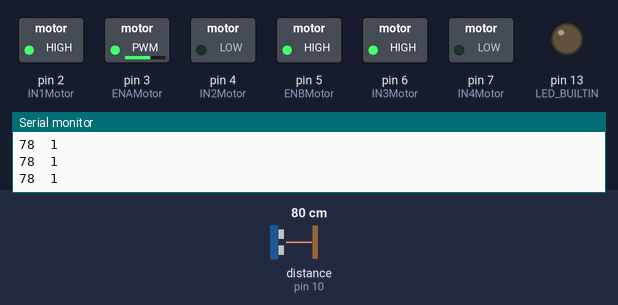
This sketch was run on a simulated Arduino Uno, built with avr-gcc and run on an emulated ATmega328P. Shown: switched loads named in the sketch (green lamp = pin HIGH), output pins drawn as LEDs (lit = HIGH), the last lines printed to the serial monitor. Wiring (inferred from the names in the program): ultrasonic range finder: trigger pin 11; echo pin 10. Inputs (shaded band) come from the test bench; at power-on: distance to the obstacle (sensor on pin 10) 80 cm. The echo pulse lasts 58.3 µs per cm; pins used as bus, display or sensor lines are not drawn.

Above: at 1.2 s.
1.3 s: distance to the obstacle (sensor on pin 10) set to 23 cm
2.8 s: distance to the obstacle (sensor on pin 10) set to 19 cm
At 4.0 s:
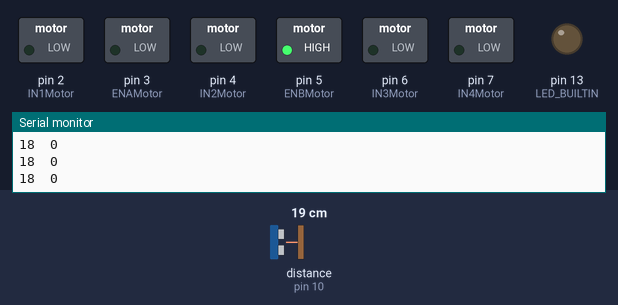
4.3 s: distance to the obstacle (sensor on pin 10) set to 26 cm
7.3 s: distance to the obstacle (sensor on pin 10) set to 33 cm
At 8.3 s:
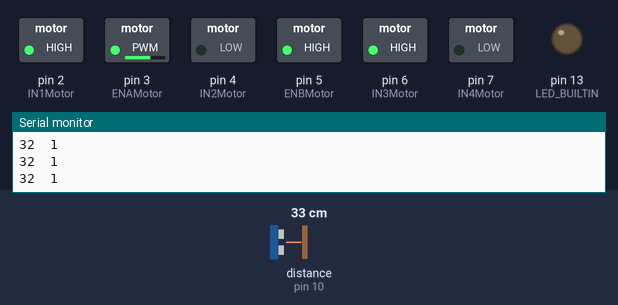
8.8 s: distance to the obstacle (sensor on pin 10) set to 2 cm
At 9.2 s:
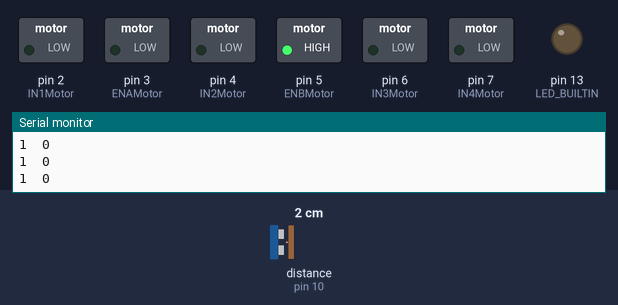
Timing chart, 0 to 11.3 s (numbered marks = the images above; inputs shaded):
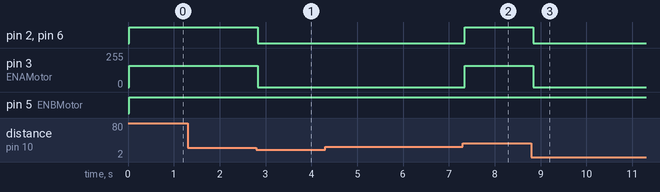

The sketch:

Robot4WD.ino
```cpp
/*
Programa para manejar un robot 4WD
Modificado: 1/11/2019
Ing. César Augusto Alvarez

Se incluye una maquina de estados
*/

#include "MovRobot.h"  //Movimiento del robot
#include "UltraSonido.h"


//Funciones


//Configuración del robot
void setup() {
  // initialize digital pin LED_BUILTIN as an output.
  pinMode(LED_BUILTIN, OUTPUT);
  setupMotor();
  setupUltraSonido();


  Serial.begin(9600);
}

int estadoActual;

//Ordenes para el robot
void loop() {
 int d;//Distancia del ostaculo
 //Lógica de estado
 d=ostaculo();
Serial.print(d);
switch(estadoActual)
      {
        case 0:
                if(d>=30)
                  {
                   estadoActual=1;
                  }
                break;
        case 1:
                if(d<20)
                  {
                   estadoActual=0;
                  }
                break;
      }
Serial.print("\t");
Serial.println(estadoActual);
 //Lógica de salida
 switch(estadoActual)
        {
          case 0:
                  detener();
                  break;
          case 1:
                  avanzar();
                  break;
          case 3:
                  girarDerecha();
                  break;
          case 4:
                  girarIzquierda();
                  break;
        }
 delay(20);
}
```

MovRobot.cpp
```cpp
#include"MovRobot.h"
#include <arduino.h>

int calibradoDerecho=160;
int calibradoIzquierdo=255;

void avanzar(void)
{

  analogWrite(ENAMotor,calibradoDerecho);
  digitalWrite(IN1Motor, HIGH);//Motor derecho
  digitalWrite(IN2Motor, LOW);

  analogWrite(ENBMotor,calibradoIzquierdo);
  digitalWrite(IN3Motor, HIGH);//Motor Izquierdo
  digitalWrite(IN4Motor, LOW);
}

void retroceder(void)
{
  digitalWrite(ENAMotor,HIGH);
  digitalWrite(IN1Motor, LOW);//Motor derecho
  digitalWrite(IN2Motor, HIGH);

  digitalWrite(ENBMotor,HIGH);
  digitalWrite(IN3Motor, LOW);//Motor izquierdo
  digitalWrite(IN4Motor, HIGH);
}

void detener(void)
{
  digitalWrite(ENAMotor,LOW);
  digitalWrite(IN1Motor, LOW);//Motor derecho
  digitalWrite(IN2Motor, LOW);

  digitalWrite(ENAMotor,LOW);
  digitalWrite(IN3Motor, LOW);//Motor izquierdo
  digitalWrite(IN4Motor, LOW);
}


void setupMotor(void)
{
  pinMode(IN1Motor, OUTPUT);
  pinMode(IN2Motor, OUTPUT);
  pinMode(IN3Motor, OUTPUT);
  pinMode(IN4Motor, OUTPUT);
  pinMode(ENAMotor, OUTPUT);
  pinMode(ENBMotor, OUTPUT);
}

void girarDerecha(void)
{
  digitalWrite(ENAMotor,LOW);
  digitalWrite(IN1Motor, HIGH);//Motor derecho
  digitalWrite(IN2Motor, LOW);

  digitalWrite(ENBMotor,HIGH);
  digitalWrite(IN3Motor, HIGH);//Motor Izquierdo
  digitalWrite(IN4Motor, LOW);
}

void girarIzquierda(void)
{
  digitalWrite(ENAMotor,HIGH);
  digitalWrite(IN1Motor, HIGH);//Motor derecho
  digitalWrite(IN2Motor, LOW);

  digitalWrite(ENBMotor,LOW);
  digitalWrite(IN3Motor, HIGH);//Motor Izquierdo
  digitalWrite(IN4Motor, LOW);
}
```

MovRobot.h
```cpp
/*
 * Libreria para el movimiento del ROBOT 4WD
 * Desarrollado por: César Augusto Álvarez
 * Versión: 0.1
 Modificado: 30 / 10 / 2019
  */


#ifndef __MOVROBOT_H__
#define __MOVROBOT_H__

#define IN1Motor 2
#define IN2Motor 4
#define IN3Motor 6
#define IN4Motor 7
#define ENAMotor 3//Enable del motor Derecho
#define ENBMotor 5//Enable del motor Izquierdo


void avanzar(void);
void retroceder(void);
void detener(void);
void setupMotor(void);
void girarDerecha(void);
void girarIzquierda(void);
#endif
```

UltraSonido.cpp
```cpp
#include"UltraSonido.h"
#include <arduino.h>

void setupUltraSonido(void)
{
  pinMode(TRIGGER, OUTPUT); // Habilita el uso del ultrasonido
  pinMode(ECHO, INPUT); //
}


int ostaculo(void)
{
  long duration;
  int distance;
  int sal;
  digitalWrite(TRIGGER, LOW);
  delayMicroseconds(2);
  // Pin de disparo en uno durante 10 us
  digitalWrite(TRIGGER, HIGH);
  delayMicroseconds(10);
  digitalWrite(TRIGGER, LOW);
  // Mide tiempo que tarda en ponerse en uno el eco
  duration = pulseIn(ECHO, HIGH);
  // Se calcula la distancia en cm
  distance= duration*0.034/2;
  sal=filtroPasaBajo(distance);
  return sal;
}
```

UltraSonido.h
```cpp
/*
 * Libreria para el ultrasonido del ROBOT 4WD
 * Desarrollado por: César Augusto Álvarez
 * Versión: 0.1
 Modificado: 30 / 10 / 2019
  */


#ifndef __ULTRASONIDO_H__
#define __ULTRASONIDO_H__

#include "filter.h"

#define TRIGGER 11
#define ECHO 10

int ostaculo(void);
void setupUltraSonido(void);

#endif
```

filter.cpp
```cpp
#include"filter.h"
#include <arduino.h>

int datos[NDatos];

int filtroPasaBajo(int dato)
{
 //Filtro de media movil
 int salida;
 int i;
 for(i=0,datos[i]=dato,salida=0;i<NDatos;i++)
 {
  salida+=datos[i];
 }
 for(i=0;i<(NDatos-1);i++)
 {
  datos[i+1]=datos[i];
 }
 return salida/NDatos;
}
```

filter.h
```cpp
/*
 * Libreria para la implementación de un filtro pasa bajo del ultrasonido del ROBOT 4WD
 * Desarrollado por: César Augusto Álvarez
 * Versión: 0.1
 *
 * Filtro pasa bajos
 Modificado: 30 / 10 / 2019
  */


#ifndef __FILTER_H__
#define __FILTER_H__

#define NDatos 5

int filtroPasaBajo(int);

#endif
```

Measured:
- the behaviour switches between 21 and 20 cm on distance to the obstacle (sensor on pin 10) (found by bisection; images 0 and 1)
- the behaviour switches between 30 and 31 cm on distance to the obstacle (sensor on pin 10) (found by bisection; images 1 and 2)
- after the input at 2.8 s, pin 2 (IN1Motor), pin 6 (IN3Motor): HIGH → LOW at once; pin 3 (ENAMotor): 160/255 → 0/255 at once
- after the input at 7.3 s, pin 2 (IN1Motor), pin 6 (IN3Motor): LOW → HIGH at once; pin 3 (ENAMotor): 0/255 → 160/255 at once
- after the input at 8.8 s, pin 2 (IN1Motor), pin 6 (IN3Motor): HIGH → LOW at once; pin 3 (ENAMotor): 160/255 → 0/255 at once
